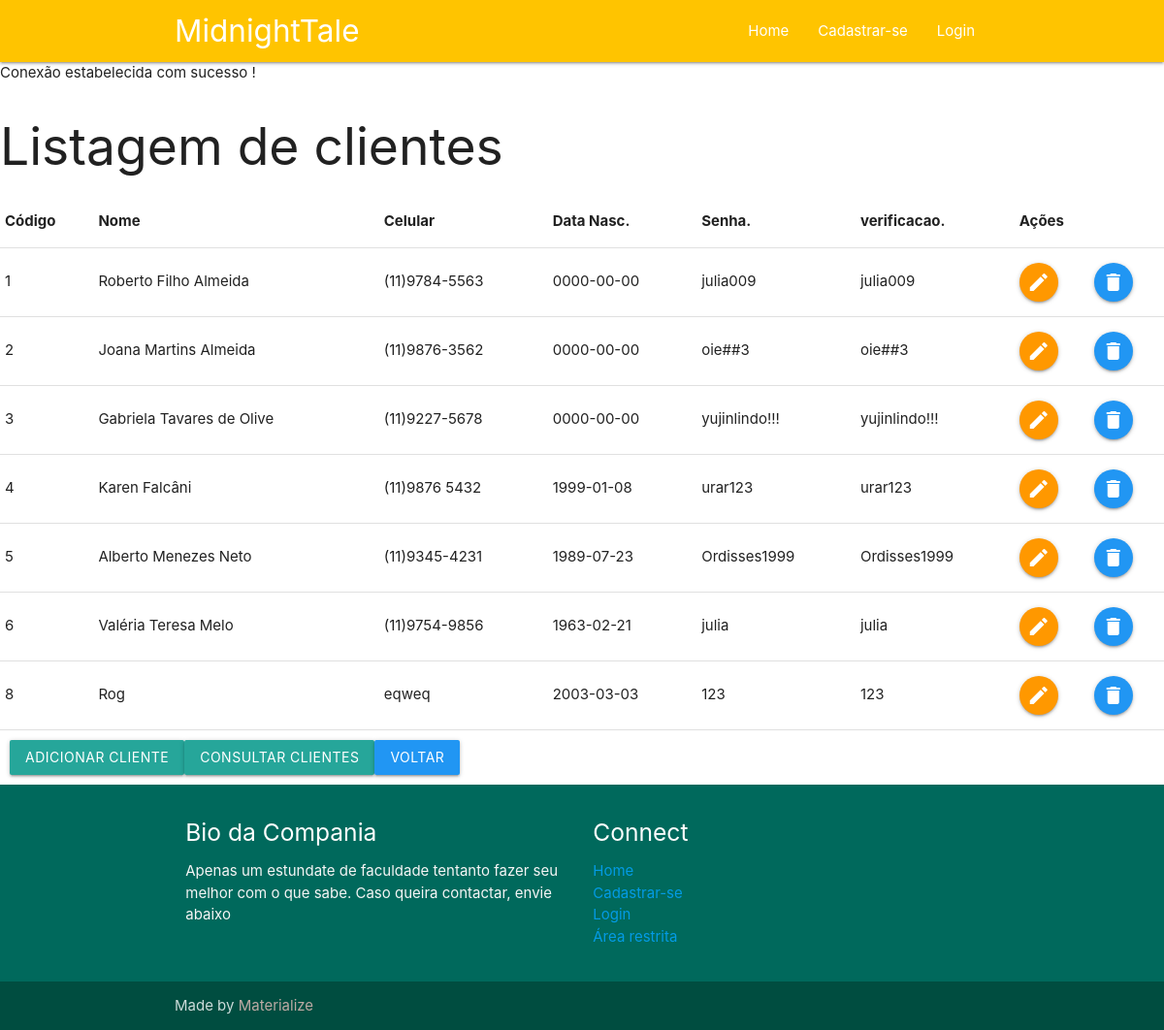
/listagem_meu.php, run on the app's committed database.
### tables this page shows
CREATE TABLE `tb_cadas` (
  `cadId` int(11) NOT NULL,
  `cadNome` varchar(40) NOT NULL,
  `cadCel` varchar(15) DEFAULT NULL,
  `cadDataNasc` date NOT NULL,
  `cadSenha` varchar(30) DEFAULT NULL,
  `cadVerificacao` varchar(30) DEFAULT NULL
);

### listagem_meu.php (the view, shortened to what this page needs)
<?php
include_once 'cabecalho.php';
require_once 'conf_meu.php';
$consulta = $conexao->prepare('Select * from tb_cadas');
$consulta->execute();
?>
</head>
<body>
   <h2>Listagem de clientes</h2>
   <table>
      <tr>
         <th>Código</th>
         <th>Nome</th>
         <th>Celular</th>
         <th>Data Nasc.</th>
         <th>Senha.</th>
         <th>verificacao.</th>
         <th colspan="2">Ações</th>
      </tr>
      <?php
      while ($linha = $consulta->fetch(PDO::FETCH_ASSOC)) {
         echo "<tr><td>{$linha['cadId']}</td>";
         echo "<td>{$linha['cadNome']}</td>";
         echo "<td>{$linha['cadCel']}</td>";
         echo "<td>{$linha['cadDataNasc']}</td>";
         echo "<td>{$linha['cadSenha']}</td>";
         echo "<td>{$linha['cadVerificacao']}</td>";
         echo "<td><a href='alterar_cliente_meu.php?id={$linha['cadId']}' class='btn-floating orange'><i class='material-icons'>edit</i></a></td>";
         echo "<td><a href='excluir_cliente_meu.php?id={$linha['cadId']}' class='btn-floating blue'><i class='material-icons'>delete</i></a></td></tr>";
      }
      echo "</table>";
      echo '<div style="margin:10px;">';
      echo "<a href='form_cad_clientes_meu.php' class='btn'>Adicionar cliente</a>";
      echo "<a href='consulta_cadas.php' class='btn'>Consultar clientes</a>";
      echo "<a href='listar_func.php' class='btn blue'>Voltar</a>";
      echo "</div>";
      include_once "rodape.php";
      ?>

### data on the page
tb_cadas: cadId "1", cadNome "Roberto Filho Almeida", cadCel "(11)9784-5563", cadDataNasc "0000-00-00", cadSenha "julia009", cadVerificacao "julia009"
tb_cadas: cadId "2", cadNome "Joana Martins Almeida", cadCel "(11)9876-3562", cadDataNasc "0000-00-00", cadSenha "oie##3", cadVerificacao "oie##3"
tb_cadas: cadId "3", cadNome "Gabriela Tavares de Olive", cadCel "(11)9227-5678", cadDataNasc "0000-00-00", cadSenha "yujinlindo!!!", cadVerificacao "yujinlindo!!!"
tb_cadas: cadId "4", cadNome "Karen Falcâni", cadCel "(11)9876 5432", cadDataNasc "1999-01-08", cadSenha "urar123", cadVerificacao "urar123"
tb_cadas: cadId "5", cadNome "Alberto Menezes Neto", cadCel "(11)9345-4231", cadDataNasc "1989-07-23", cadSenha "Ordisses1999", cadVerificacao "Ordisses1999"
tb_cadas: cadId "6", cadNome "Valéria Teresa Melo", cadCel "(11)9754-9856", cadDataNasc "1963-02-21", cadSenha "julia", cadVerificacao "julia"
tb_cadas: cadId "8", cadNome "Rog", cadCel "eqweq", cadDataNasc "2003-03-03", cadSenha "123", cadVerificacao "123"
